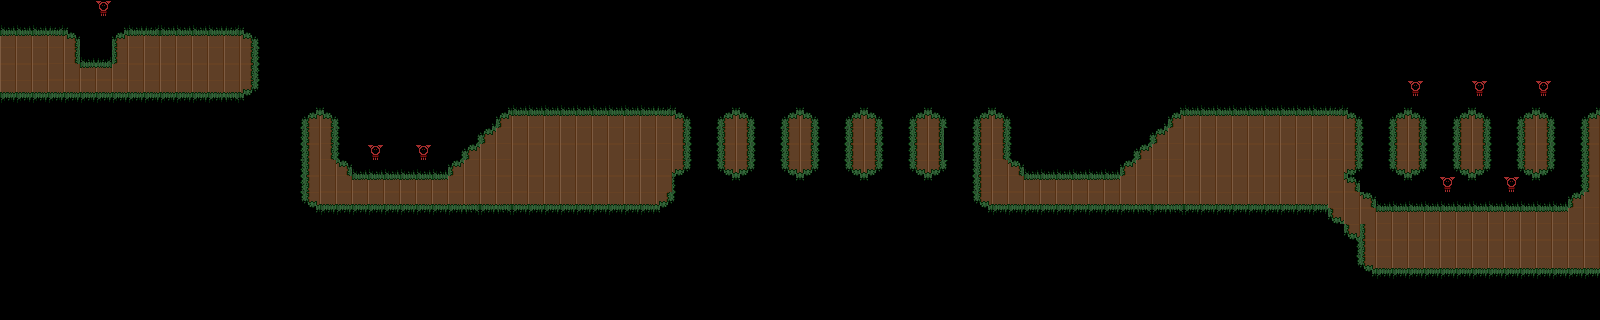

A 2D game scene composited from a Tiled map and its tileset images. What follows is a short description and the map's XML, with every tile layer's data as written:
An orthogonal 100x20 tile map with 16x16 px tiles, 1 tile layer (Tile Layer 1), 2 tilesets.

<map version="1.10" tiledversion="1.11.2" orientation="orthogonal" renderorder="right-down" width="100" height="20" tilewidth="16" tileheight="16" infinite="0" nextlayerid="2" nextobjectid="1">
 <tileset firstgid="1" source="../wizwiz.tsx" />
 <tileset firstgid="401" source="../enemies.tsx" />
 <layer id="1" name="Tile Layer 1" width="100" height="20">
  <data encoding="csv">
0,0,0,0,0,0,401,0,0,0,0,0,0,0,0,0,0,0,0,0,0,0,0,0,0,0,0,0,0,0,0,0,0,0,0,0,0,0,0,0,0,0,0,0,0,0,0,0,0,0,0,0,0,0,0,0,0,0,0,0,0,0,0,0,0,0,0,0,0,0,0,0,0,0,0,0,0,0,0,0,0,0,0,0,0,0,0,0,0,0,0,0,0,0,0,0,0,0,0,0,
150,150,150,151,152,153,148,149,150,151,150,150,150,150,151,152,153,0,0,0,0,0,0,0,0,0,0,0,0,0,0,0,0,0,0,0,0,0,0,0,0,0,0,0,0,0,0,0,0,0,0,0,0,0,0,0,0,0,0,0,0,0,0,0,0,0,0,0,0,0,0,0,0,0,0,0,0,0,0,0,0,0,0,0,0,0,0,0,0,0,0,0,0,0,0,0,0,0,0,0,
170,170,170,171,172,130,131,169,170,171,170,170,170,170,171,172,173,0,0,0,0,0,0,0,0,0,0,0,0,0,0,0,0,0,0,0,0,0,0,0,0,0,0,0,0,0,0,0,0,0,0,0,0,0,0,0,0,0,0,0,0,0,0,0,0,0,0,0,0,0,0,0,0,0,0,0,0,0,0,0,0,0,0,0,0,0,0,0,0,0,0,0,0,0,0,0,0,0,0,0,
190,190,190,190,192,150,151,189,190,190,190,190,190,190,191,192,193,0,0,0,0,0,0,0,0,0,0,0,0,0,0,0,0,0,0,0,0,0,0,0,0,0,0,0,0,0,0,0,0,0,0,0,0,0,0,0,0,0,0,0,0,0,0,0,0,0,0,0,0,0,0,0,0,0,0,0,0,0,0,0,0,0,0,0,0,0,0,0,0,0,0,0,0,0,0,0,0,0,0,0,
210,210,210,190,190,170,171,190,210,210,210,210,210,210,211,212,213,0,0,0,0,0,0,0,0,0,0,0,0,0,0,0,0,0,0,0,0,0,0,0,0,0,0,0,0,0,0,0,0,0,0,0,0,0,0,0,0,0,0,0,0,0,0,0,0,0,0,0,0,0,0,0,0,0,0,0,0,0,0,0,0,0,0,0,0,0,0,0,0,0,0,0,0,0,0,0,0,0,0,0,
230,230,230,230,230,230,230,230,230,230,230,230,230,230,231,232,233,0,128,129,132,133,0,0,0,0,0,0,0,0,128,129,132,130,130,130,130,130,130,130,131,0,132,132,132,132,132,132,132,132,132,132,132,132,132,132,132,132,133,0,128,129,132,133,0,0,0,0,0,0,0,0,128,129,132,130,130,130,130,130,130,130,131,0,132,132,132,132,401,132,132,132,401,132,132,132,401,132,132,132,
250,250,250,250,250,250,250,250,250,250,250,250,250,250,251,252,253,0,148,149,152,153,0,0,0,0,0,0,0,0,148,149,150,150,150,150,150,150,150,150,150,151,152,153,148,149,152,153,148,149,152,153,148,149,152,153,148,149,152,153,148,149,152,153,0,0,0,0,0,0,0,0,148,149,150,150,150,150,150,150,150,150,150,151,152,153,148,149,152,153,148,149,152,153,148,149,152,153,148,149,
0,0,0,0,0,0,0,0,0,0,0,0,0,0,0,272,273,0,168,169,172,173,0,0,0,0,0,0,0,148,149,169,170,170,170,170,170,170,170,170,170,171,172,173,168,169,172,173,168,169,172,173,168,169,172,173,168,169,172,173,168,169,172,173,0,0,0,0,0,0,0,148,149,169,170,170,170,170,170,170,170,170,170,171,172,173,168,169,172,173,168,169,172,173,168,169,172,173,168,169,
0,0,0,0,0,0,0,0,0,0,0,0,0,0,0,0,0,227,188,189,192,193,194,0,0,0,0,0,148,168,169,190,190,190,190,190,190,190,190,190,190,191,192,193,188,189,192,193,188,189,192,193,188,189,192,193,188,189,192,227,188,189,192,193,194,0,0,0,0,0,148,168,169,190,190,190,190,190,190,190,190,190,190,191,192,193,188,189,192,193,188,189,192,193,188,189,192,193,188,189,
0,0,0,0,0,0,0,0,0,0,0,0,0,0,0,0,0,247,208,209,192,193,194,401,0,0,401,148,168,169,190,190,210,210,210,210,210,210,210,190,191,191,212,213,208,209,212,213,208,209,212,213,208,209,212,213,208,209,212,247,208,209,192,193,194,0,0,0,0,148,168,169,190,190,210,210,210,210,210,210,210,190,191,191,212,213,208,209,212,213,208,209,212,213,208,209,212,213,208,209,
0,0,0,0,0,0,0,0,0,0,0,0,0,0,0,0,0,0,188,189,190,172,150,150,150,150,150,150,169,190,190,190,190,190,190,190,190,190,190,190,190,191,232,233,228,229,232,233,228,229,232,233,228,229,232,233,228,229,232,233,188,189,190,172,150,150,150,150,150,150,169,190,190,190,190,190,190,190,190,190,190,190,190,191,232,233,228,229,232,233,228,229,232,233,228,229,232,233,188,189,
0,0,0,0,0,0,0,0,0,0,0,0,0,0,0,0,0,0,208,209,190,190,170,170,170,170,170,170,190,190,190,211,190,210,210,210,210,210,210,210,210,211,193,253,248,249,252,253,248,249,252,253,248,249,252,253,248,249,252,253,208,209,190,190,170,170,170,170,170,170,190,190,190,211,190,210,210,210,210,210,210,210,210,190,172,253,248,249,252,253,401,249,252,253,401,249,252,148,188,209,
0,0,0,0,0,0,0,0,0,0,0,0,0,0,0,0,0,0,228,229,230,230,230,230,230,230,230,230,230,231,230,231,230,230,230,230,230,230,230,230,230,232,233,0,0,0,0,0,0,0,0,0,0,0,0,0,0,0,0,0,228,229,230,230,230,230,230,230,230,230,230,231,230,231,230,230,230,230,230,230,230,230,230,210,211,172,150,150,150,150,150,150,150,150,150,150,150,150,169,190,
0,0,0,0,0,0,0,0,0,0,0,0,0,0,0,0,0,0,248,249,250,250,250,250,250,250,250,250,250,251,250,251,250,250,250,250,250,250,250,250,250,252,253,0,0,0,0,0,0,0,0,0,0,0,0,0,0,0,0,0,248,249,250,250,250,250,250,250,250,250,250,251,250,251,250,250,250,250,250,250,250,250,250,229,211,211,170,170,170,170,170,170,170,170,170,170,170,170,190,190,
0,0,0,0,0,0,0,0,0,0,0,0,0,0,0,0,0,0,0,0,0,270,270,270,270,270,270,270,270,271,0,0,0,0,0,0,0,0,0,0,0,272,273,0,0,0,0,0,0,0,0,0,0,0,0,0,0,0,0,0,0,0,0,270,270,270,270,270,270,270,270,271,0,0,0,0,0,0,0,0,0,0,0,272,229,189,190,190,190,190,190,190,190,190,190,190,190,190,190,190,
0,0,0,0,0,0,0,0,0,0,0,0,0,0,0,0,0,0,0,0,0,0,0,0,0,0,0,0,0,0,0,0,0,0,0,0,0,0,0,0,0,0,0,0,0,0,0,0,0,0,0,0,0,0,0,0,0,0,0,0,0,0,0,0,0,0,0,0,0,0,0,0,0,0,0,0,0,0,0,0,0,0,0,0,208,209,210,210,210,210,210,210,210,210,210,210,210,210,210,210,
0,0,0,0,0,0,0,0,0,0,0,0,0,0,0,0,0,0,0,0,0,0,0,0,0,0,0,0,0,0,0,0,0,0,0,0,0,0,0,0,0,0,0,0,0,0,0,0,0,0,0,0,0,0,0,0,0,0,0,0,0,0,0,0,0,0,0,0,0,0,0,0,0,0,0,0,0,0,0,0,0,0,0,0,228,229,230,230,230,230,230,230,230,230,230,230,230,230,230,230,
0,0,0,0,0,0,0,0,0,0,0,0,0,0,0,0,0,0,0,0,0,0,0,0,0,0,0,0,0,0,0,0,0,0,0,0,0,0,0,0,0,0,0,0,0,0,0,0,0,0,0,0,0,0,0,0,0,0,0,0,0,0,0,0,0,0,0,0,0,0,0,0,0,0,0,0,0,0,0,0,0,0,0,0,248,249,250,250,250,250,250,250,250,250,250,250,250,250,250,250,
0,0,0,0,0,0,0,0,0,0,0,0,0,0,0,0,0,0,0,0,0,0,0,0,0,0,0,0,0,0,0,0,0,0,0,0,0,0,0,0,0,0,0,0,0,0,0,0,0,0,0,0,0,0,0,0,0,0,0,0,0,0,0,0,0,0,0,0,0,0,0,0,0,0,0,0,0,0,0,0,0,0,0,0,0,0,0,0,0,0,0,0,0,0,0,0,0,0,0,0,
0,0,0,0,0,0,0,0,0,0,0,0,0,0,0,0,0,0,0,0,0,0,0,0,0,0,0,0,0,0,0,0,0,0,0,0,0,0,0,0,0,0,0,0,0,0,0,0,0,0,0,0,0,0,0,0,0,0,0,0,0,0,0,0,0,0,0,0,0,0,0,0,0,0,0,0,0,0,0,0,0,0,0,0,0,0,0,0,0,0,0,0,0,0,0,0,0,0,0,0
</data>
 </layer>
</map>
